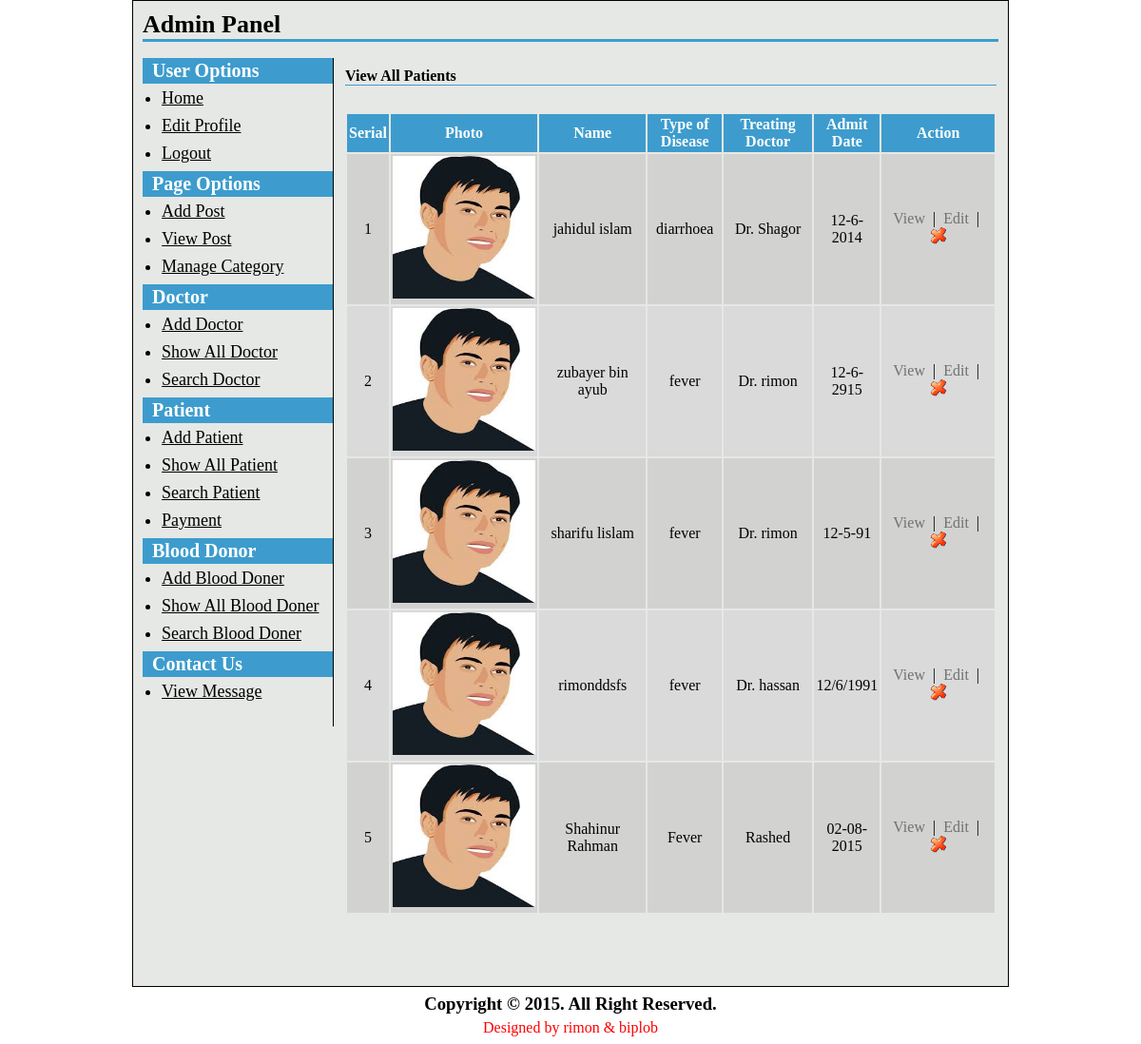
Screenshot of /admin/view-patients.php (signed in) with the database file from the repository.
### tables this page shows
CREATE TABLE IF NOT EXISTS `patients` (
  `p_id` int(11) NOT NULL,
  `p_pic` varchar(255) NOT NULL,
  `p_username` varchar(30) NOT NULL,
  `p_name` varchar(255) NOT NULL,
  `p_password` varchar(100) NOT NULL,
  `age` int(11) NOT NULL,
  `sex` varchar(255) NOT NULL,
  `blood_group` varchar(255) NOT NULL,
  `type_of_disease` varchar(255) NOT NULL,
  `treating_doctor` varchar(255) NOT NULL,
  `room_no` int(11) NOT NULL,
  `contact` varchar(255) NOT NULL,
  `p_status` varchar(255) NOT NULL,
  `total_bill` varchar(255) NOT NULL,
  `address` text NOT NULL,
  `email` varchar(255) NOT NULL,
  `add_date` varchar(255) NOT NULL,
  `p_room_rent` int(10) DEFAULT NULL,
  `p_medecine_cost` int(10) DEFAULT NULL,
  `p_test_cost` int(10) DEFAULT NULL,
  `p_other_cost` int(10) DEFAULT NULL,
  `p_total` int(10) DEFAULT NULL,
  `release_date` date NOT NULL
);

### admin/view-patients.php (the view, shortened to what this page needs)
<?php
include("../config.php");
?>
<?php include("header.php"); ?>
<h2>View  All Patients</h2>
<p>&nbsp;</p>
<table class="tbl2" width="100%">
	<tr>
		<th width="2%">Serial</th>
		<th width="15%">Photo</th>
		<th width="18%">Name</th>
		<th width="12%">Type of Disease</th>
		<th width="15%">Treating Doctor</th>
		<th width="10%">Admit Date</th>
		<th width="20%">Action</th>
	</tr>
	<?php
		$i=0;
			$limit = 50;
			$page = @$_GET['page'];
			if($page)
				$start = ($page - 1) * $limit;
			else
				$start = 0;
			$statement = $db->prepare("SELECT * FROM patients ORDER BY p_id DESC LIMIT $start, $limit");
			$statement->execute();
			$result = $statement->fetchAll(PDO::FETCH_ASSOC);
	foreach($result as $row)
	{
		$i++;
		?>
		<tr>
		<td><?php echo $i; ?></td>
		<td><a href="../uploads/<?php echo $row['p_pic']; ?>"><img class="Pimg" src="../uploads/<?php echo $row['p_pic']; ?>" alt="" width="150" height="150"/></a></td>
		<td><?php echo $row['p_name']; ?></td>
		<td><?php echo $row['type_of_disease']; ?></td>
		<td><?php echo $row['treating_doctor']; ?></td>
		<td><?php echo $row['add_date']; ?></td>
		<td>
			<a class="fancybox" href="#inline<?php echo $i; ?>">View</a>
		</tr>
		</table>
	</div>
			&nbsp;|&nbsp;
			<a href="edit-patients.php?p_id=<?php echo $row['p_id']; ?>">Edit</a>
			&nbsp;|&nbsp;
			<a onclick='return confirmDelete();' href="view-patients.php?p_id=<?php echo $row['p_id']; ?>"><img src="../images/delete.gif"></a></td>
		<?php
	}
	?>
<div class="pagination">
</div>
<?php include("footer.php"); ?>

### admin/style-admin.css (style rules this page uses)
* { padding: 0; margin: 0; }
body, input, textarea, select { font-family: 'Times New Roman', arial; font-size: 16px; }
table.tbl2 { margin-top: 10px; }
table.tbl2 tr th, table.tbl2 tr td { padding: 2px; }
table.tbl2 tr td { text-align: center; }
table.tbl2 tr th { background-color: #3d9ccd; color: #fff; }
table.tbl2 tr:nth-child(2n+1) td { background-color: #d9dad9; }
table.tbl2 tr:nth-child(2n) td { background-color: #d2d3d1; }
table.tbl2 tr td a { color: #70726e; text-decoration: none; }
#content h2 { font-size: 16px; color: #000; border-bottom: 1px solid #3d9ccd; margin-top: 10px; }
div.pagination { padding: 3px; margin: 3px; z-index: 1000; font-size: 14px; margin-bottom: 20px; }

### rows the page displays
patients: p_pic (picture), p_name "jahidul islam", type_of_disease "diarrhoea", treating_doctor "Dr. Shagor", add_date "12-6-2014"
patients: p_pic (picture), p_name "zubayer bin ayub", type_of_disease "fever", treating_doctor "Dr. rimon", add_date "12-6-2915"
patients: p_pic (picture), p_name "sharifu lislam", type_of_disease "fever", treating_doctor "Dr. rimon", add_date "12-5-91"
patients: p_pic (picture), p_name "rimonddsfs", type_of_disease "fever", treating_doctor "Dr. hassan", add_date "12/6/1991"
patients: p_pic (picture), p_name "Shahinur Rahman", type_of_disease "Fever", treating_doctor "Rashed", add_date "02-08-2015"
